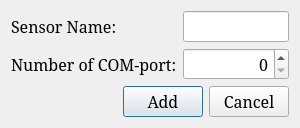
<?xml version="1.0" encoding="UTF-8"?>
<ui version="4.0">
 <class>AddDialog</class>
 <widget class="QDialog" name="AddDialog">
  <property name="geometry">
   <rect>
    <x>0</x>
    <y>0</y>
    <width>300</width>
    <height>108</height>
   </rect>
  </property>
  <property name="font">
   <font>
    <family>Garamond</family>
    <pointsize>12</pointsize>
   </font>
  </property>
  <property name="windowTitle">
   <string>Add Sensor</string>
  </property>
  <layout class="QVBoxLayout" name="verticalLayout">
   <item>
    <layout class="QGridLayout" name="gridLayout">
     <item row="0" column="0">
      <widget class="QLabel" name="sensorNameLabel">
       <property name="text">
        <string>Sensor Name:</string>
       </property>
      </widget>
     </item>
     <item row="0" column="1">
      <widget class="QLineEdit" name="sensorNameLineEdit"/>
     </item>
     <item row="1" column="0">
      <widget class="QLabel" name="portNumberLabel">
       <property name="text">
        <string>Number of COM-port:</string>
       </property>
      </widget>
     </item>
     <item row="1" column="1">
      <widget class="QSpinBox" name="portNumberSpinBox">
       <property name="alignment">
        <set>Qt::AlignRight|Qt::AlignTrailing|Qt::AlignVCenter</set>
       </property>
      </widget>
     </item>
    </layout>
   </item>
   <item>
    <layout class="QHBoxLayout" name="horizontalLayout">
     <item>
      <spacer name="horizontalSpacer">
       <property name="orientation">
        <enum>Qt::Horizontal</enum>
       </property>
       <property name="sizeHint" stdset="0">
        <size>
         <width>40</width>
         <height>20</height>
        </size>
       </property>
      </spacer>
     </item>
     <item>
      <widget class="QPushButton" name="addButton">
       <property name="text">
        <string>Add</string>
       </property>
      </widget>
     </item>
     <item>
      <widget class="QPushButton" name="cancelButton">
       <property name="text">
        <string>Cancel</string>
       </property>
      </widget>
     </item>
    </layout>
   </item>
  </layout>
 </widget>
 <resources/>
 <connections/>
</ui>
